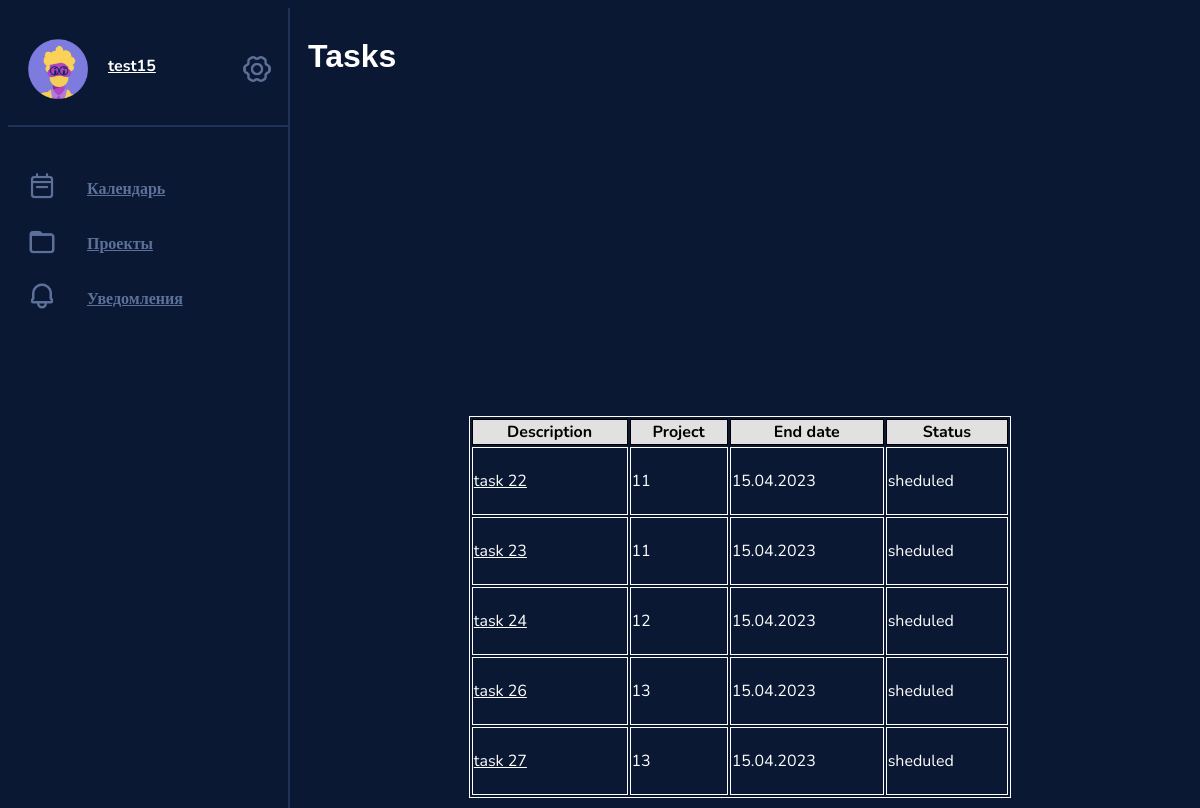
Screenshot of /tasks (signed in) with the database file from the repository.
### data/users.py (models this page shows, shortened)
class User(SqlAlchemyBase, UserMixin, SerializerMixin):
    __tablename__ = 'users'
    id = sqlalchemy.Column(sqlalchemy.Integer, primary_key=True, autoincrement=True)
    login = sqlalchemy.Column(sqlalchemy.String, nullable=True)
    password = sqlalchemy.Column(sqlalchemy.String, nullable=True)
    email = sqlalchemy.Column(sqlalchemy.String, index=True, unique=True, nullable=True)
    phone = sqlalchemy.Column(sqlalchemy.String, index=True, unique=True, nullable=True)
    name = sqlalchemy.Column(sqlalchemy.String, nullable=True)
    birth_date = sqlalchemy.Column(sqlalchemy.DateTime, nullable=True)
    bio = sqlalchemy.Column(sqlalchemy.String, nullable=True)
    projects = sqlalchemy.Column(sqlalchemy.String, nullable=True, default=None)
    tasks = sqlalchemy.Column(sqlalchemy.String, nullable=True, default=None)
    picture = sqlalchemy.Column(sqlalchemy.Integer, nullable=True)

### data/tasks.py (models this page shows)
class Tasks(SqlAlchemyBase, SerializerMixin):
    __tablename__ = 'tasks'
    id = sqlalchemy.Column(sqlalchemy.Integer, primary_key=True, autoincrement=True)
    project = sqlalchemy.Column(sqlalchemy.Integer, nullable=True) #к которому он привязан
    description = sqlalchemy.Column(sqlalchemy.String, nullable=True) #описание задачи
    users = sqlalchemy.Column(sqlalchemy.String, nullable=True) # ID людей, которые отвечают за задачу ( 1, 4, 6 и тд)
    start_date = sqlalchemy.Column(sqlalchemy.DateTime, nullable=True, default=datetime.date.today())
    end_date = sqlalchemy.Column(sqlalchemy.DateTime, nullable=True)
    status = sqlalchemy.Column(sqlalchemy.String, nullable=True)

### services/task_adding.py (the view)
@blueprint.route('/tasks', methods=['GET', 'POST'])
@login_required
def all_tasks():
    t = []
    db_session = session.create_session()
    user_id = flask_login.current_user.id
    user = db_session.query(User).get(user_id)
    tasks = user.tasks.split(", ")
    for i in tasks:
        task = db_session.query(Tasks).get(i)
        t.append(
            [task.description, task.project, ".".join(str(task.end_date).split()[0].split("-")[::-1]), task.status, int(task.id)])
        t.sort(key=lambda row: (row[4]))
    return render_template('all_tasks.html', title='All Task', tasks=t, list_of_avatars=list_of_avatars,
                           avatar=user.picture, name=user.name, id=user_id)

### data/db_session.py (called while the page is built)
def create_session() -> Session:
    global __factory
    return __factory()

### funcs.py (called while the page is built)
@login_manager.user_loader
def load_user(user_id):
    return db_session.query(User).get(user_id)

### templates/all_tasks.html (shortened to what this page needs)
<!DOCTYPE html>
<html>
<head>
    <link href="/static/style.css" rel="stylesheet" type="text/css" />
</head>
<body>
{% extends "base.html" %}
{% block content %}
<div class="viewport">
         <div class="form_item">
             <h1>Tasks</h1>
             <table class="table">
                <thead class="thead-light">
                    <tr style="background-color: #e1e1e1">
                        <th scope="col">Description</th>
                        <th scope="col">Project</th>
                        <th scope="col">End date</th>
                        <th scope="col">Status</th>
                    </tr>
                </thead>
                 <tbody>
                 {% for task in tasks %}
                 <tr>
                       <td><a href="{{url_for('project_view.task_edit', task_id=task[4])}}" >{{ task[0] }}</a></td>
                       <td>{{ task[1] }}</td>
                       <td>{{ task[2] }}</td>
                       <td>{{ task[3] }}</td>
                     </tr>
                 {% endfor %}
                 </tbody>
         </table>
         </div>
</div>
{% endblock %}

### templates/base.html (shortened to what this page needs)
<!DOCTYPE html>
<html>
<head>
    <link href="/static/style.css" rel="stylesheet" type="text/css" />
</head>
<body class="base_aside">
    <aside>
        <div class="account_menu">
            <div class="profile_pic">
                <img src="{{list_of_avatars[avatar]}}">
            </div>
            <div class="greeting">
                <h3><a href="/profile/{{id}}">{{name}}</a></h3>
            </div>
            <div class="icon">
                <img src="/static/icons/settings.png">
            </div>
        </div>
        <div class="page_menu">
            <div class="page_element">
                <div class="icon">
                    <img src="/static/icons/calendar.png">
                </div>
                <h4><a href="/agenda">Календарь</a></h4>
            </div>
            <div class="page_element">
                <div class="icon">
                    <img src="/static/icons/folder.png">
                </div>
                <h4><a href="/projects">Проекты</a></h4>
            </div>
            <div class="page_element">
                <div class="icon">
                    <img src="/static/icons/notifications.png">
                </div>
                <h4><a href="/notifications">Уведомления</a></h4>
            </div>
        </div>
    </aside>
{% block content %}{% endblock %}
</body>
</html>

### static/style.css (style rules this page uses)
html, body { height: 100%; width: 100%; background-color: #0A1833; font-family: Nunito, Arial; display: flex; }
h1 { font-family: Arial; color: #FFF; }
h4 { font-family: Nunito; font-size: 16px; color: #5C7099; }
h4 a { color: #5C7099; }
h3 { font-family: Nunito; font-size: 16px; color: #FFF; }
aside { padding-top: 1%; padding: 0%; max-width: 280px; border-width: 0px; border-right-width: 2px; border-style: solid; border-color: #1F3359; position: fixed; background-color: #0A1833; height: 100%; }
.account_menu { display: flex; margin-top: 4%; padding: 20px; margin-bottom: 40px; border-style: solid; border-color: #1F3359; border-width: 0px; border-bottom-width: 2px; }
.greeting { display: grid; margin-left: 20px; min-width: 130px; }
.profile_pic img { width: 60px; }
.page_menu { padding-left: 20px; margin-left: 5px; padding-bottom: 30px; border-style: solid; border-color: #1F3359; border-bottom: None; border-width: 0px; border-bottom-width: 2px; }
.page_element { display: flex; margin: -10px; }
.icon img { max-width: 60px; width: 40%; min-width: 30px; margin-left: 4px; margin-top: 15px; }
aside .icon img { margin-right: 120%; }
.form_item { display: grid; margin-top: 10px; margin-bottom: 10px; }
.viewport .form_item { display: grid; margin-top: 10px; margin-bottom: 10px; }
.viewport { display: grid; margin-left: 280px; width: 100%; }
.viewport h1 { margin-top: 20px; margin-left: 20px; margin-bottom: 40px; margin-right: 20px; }
h3 a { font-family: Nunito; font-size: 16px; color: #FFF; }
table { margin-top: 10%; border: 1px solid white; max-width: 60%; margin-left: 20%; }
th { border: 1px solid; }
td { border: 1px solid white; color: white; }
a { color: #FFF; }

### rows the page displays
User: name "test15"
Tasks: description "task 22", project "11", task "15.04.2023", status "sheduled"
Tasks: description "task 23", project "11", task "15.04.2023", status "sheduled"
Tasks: description "task 24", project "12", task "15.04.2023", status "sheduled"
Tasks: description "task 26", project "13", task "15.04.2023", status "sheduled"
Tasks: description "task 27", project "13", task "15.04.2023", status "sheduled"
